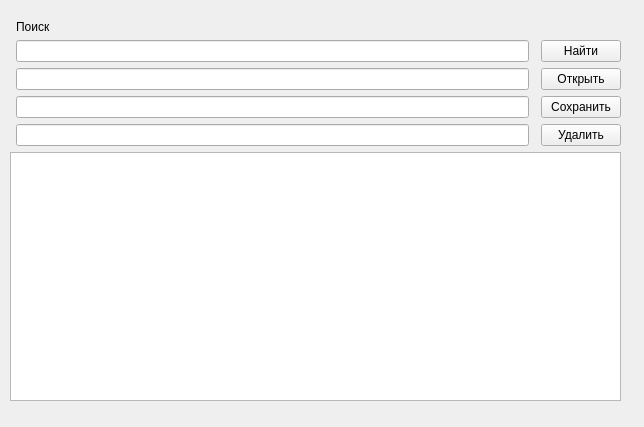
<?xml version="1.0" encoding="UTF-8"?>
<ui version="4.0">
 <class>Form</class>
 <widget class="QWidget" name="Form">
  <property name="geometry">
   <rect>
    <x>0</x>
    <y>0</y>
    <width>644</width>
    <height>427</height>
   </rect>
  </property>
  <property name="windowTitle">
   <string>Find</string>
  </property>
  <widget class="QWidget" name="gridLayoutWidget">
   <property name="geometry">
    <rect>
     <x>10</x>
     <y>20</y>
     <width>611</width>
     <height>381</height>
    </rect>
   </property>
   <layout class="QGridLayout" name="gridLayout">
    <item row="3" column="3">
     <widget class="QPushButton" name="Find">
      <property name="text">
       <string>Найти</string>
      </property>
     </widget>
    </item>
    <item row="8" column="0" colspan="4">
     <widget class="QTableWidget" name="tableWidget"/>
    </item>
    <item row="5" column="3">
     <widget class="QPushButton" name="Save">
      <property name="text">
       <string>Сохранить</string>
      </property>
     </widget>
    </item>
    <item row="1" column="1" colspan="3">
     <widget class="QLabel" name="label">
      <property name="text">
       <string>Поиск</string>
      </property>
     </widget>
    </item>
    <item row="6" column="3">
     <widget class="QPushButton" name="Delete">
      <property name="text">
       <string>Удалить</string>
      </property>
     </widget>
    </item>
    <item row="3" column="1">
     <widget class="QLineEdit" name="Name_f"/>
    </item>
    <item row="5" column="1">
     <widget class="QLineEdit" name="Name_s"/>
    </item>
    <item row="6" column="1">
     <widget class="QLineEdit" name="Name_d"/>
    </item>
    <item row="4" column="3">
     <widget class="QPushButton" name="Open">
      <property name="text">
       <string>Открыть</string>
      </property>
     </widget>
    </item>
    <item row="4" column="1">
     <widget class="QLineEdit" name="Name_o"/>
    </item>
   </layout>
  </widget>
 </widget>
 <resources/>
 <connections/>
</ui>
